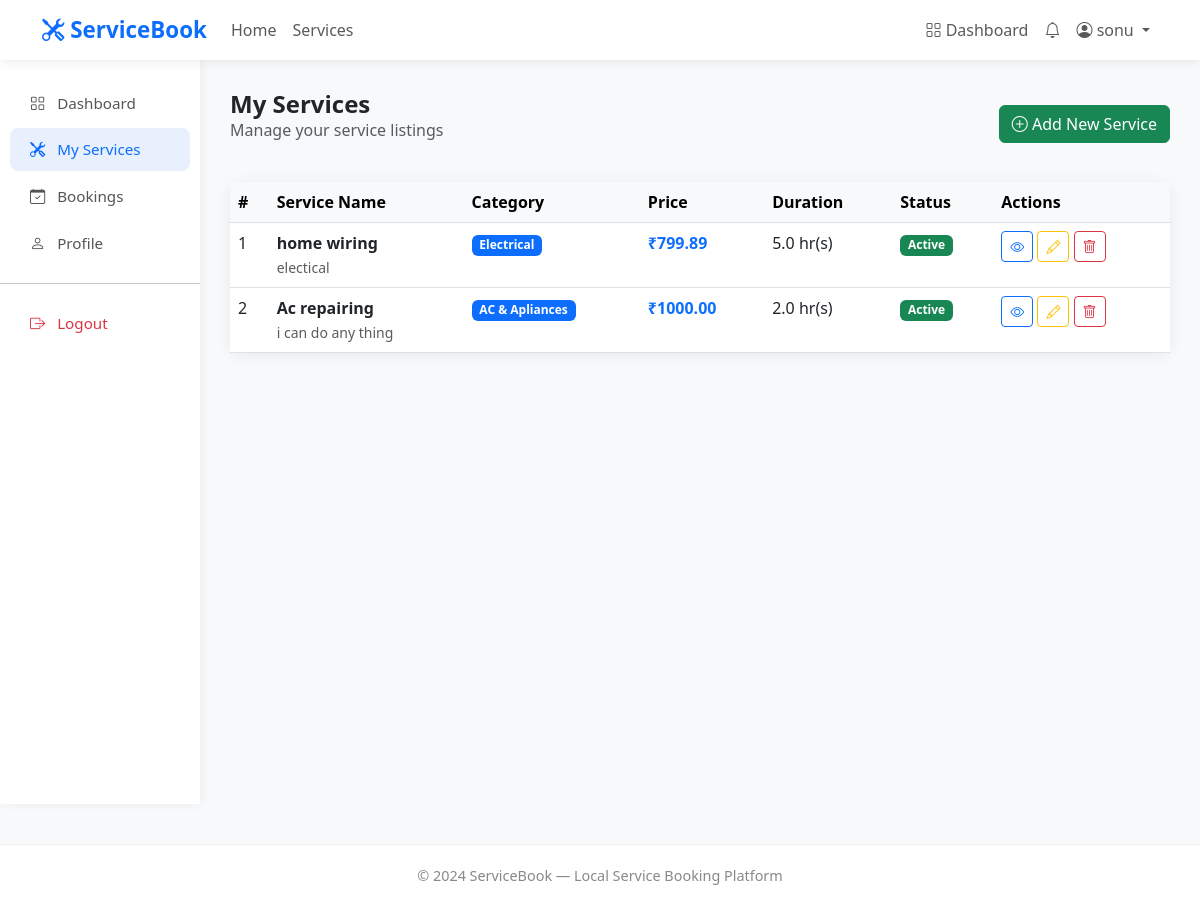
The app's page /services/my-services/ (signed in) with its own data.
### accounts/models.py (models this page shows, shortened)
class User(AbstractUser):
    ROLE_CUSTOMER = 'customer'
    ROLE_PROVIDER = 'provider'
    ROLE_ADMIN = 'admin'
    ROLE_CHOICES = [
        (ROLE_CUSTOMER, 'Customer'),
        (ROLE_PROVIDER, 'Service Provider'),
        (ROLE_ADMIN, 'Administrator'),
    ]
    role = models.CharField(
        max_length=20,
        choices=ROLE_CHOICES,
        default=ROLE_CUSTOMER,
    )
    phone = models.CharField(max_length=15, blank=True)
    email = models.EmailField(unique=True)
    def is_provider(self):
        return self.role == self.ROLE_PROVIDER

### services/models.py (models this page shows, shortened)
class Service(models.Model):
    provider = models.ForeignKey(
        'accounts.ProviderProfile',
        on_delete=models.CASCADE,
        related_name='services'
    )
    category = models.ForeignKey(
        'services.ServiceCategory',
        on_delete=models.SET_NULL,
        null=True,
        related_name='services'
    )
    name = models.CharField(max_length=200)
    description = models.TextField()
    price = models.DecimalField(max_digits=8, decimal_places=2)
    duration_hours = models.DecimalField(
        max_digits=4,
        decimal_places=1,
        default=1.0
    )
    is_available = models.BooleanField(default=True)
    created_at = models.DateTimeField(auto_now_add=True)
    updated_at = models.DateTimeField(auto_now=True)
    class Meta:
        ordering = ['-created_at']

class ServiceCategory(models.Model):
    name = models.CharField(max_length=100, unique=True)
    description = models.TextField(blank=True)
    icon = models.CharField(max_length=100, blank=True)
    is_active = models.BooleanField(default=True)
    created_at = models.DateTimeField(auto_now_add=True)
    class Meta:
        verbose_name = 'Service Category'
        verbose_name_plural = 'Service Categories'
        ordering = ['name']

### services/views.py (the view)
# urls.py: path('my-services/', views.my_services, name='my_services'),
@login_required(login_url='/accounts/login/')
def my_services(request):
    if not request.user.is_provider():
        messages.error(request, 'Access denied.')
        return redirect('dashboard')
    provider = get_object_or_404(ProviderProfile, user=request.user)
    services = Service.objects.filter(provider=provider)
    context = {
        'services': services,
        'provider': provider,
    }
    return render(request, 'services/my_services.html', context)

### notifications/context_processors.py (called while the page is built)
def notification_count(request):
    if request.user.is_authenticated:
        count = request.user.notifications.filter(
            is_read=False
        ).count()
        return {'unread_notifications': count}
    return {'unread_notifications': 0}

### templates/services/my_services.html (shortened to what this page needs)
{% extends 'base.html' %}
{% block content %}
<div class="container-fluid">
    <div class="row">
        <div class="col-md-2 sidebar">
            <nav class="nav flex-column">
                <a class="nav-link" href="{% url 'provider_dashboard' %}">
                    <i class="bi bi-grid"></i> Dashboard
                </a>
                <a class="nav-link active" href="{% url 'my_services' %}">
                    <i class="bi bi-tools"></i> My Services
                </a>
                <a class="nav-link" href="#">
                    <i class="bi bi-calendar-check"></i> Bookings
                </a>
                <a class="nav-link" href="{% url 'update_profile' %}">
                    <i class="bi bi-person"></i> Profile
                </a>
                <hr>
                <a class="nav-link text-danger" href="{% url 'logout' %}">
                    <i class="bi bi-box-arrow-right"></i> Logout
                </a>
            </nav>
        </div>
        <div class="col-md-10 main-content">
            <div class="d-flex justify-content-between align-items-center mb-4">
                <div>
                    <h4 class="fw-bold mb-0">My Services</h4>
                    <p class="text-muted">Manage your service listings</p>
                </div>
                <a href="{% url 'add_service' %}" class="btn btn-success">
                    <i class="bi bi-plus-circle"></i> Add New Service
                </a>
            </div>
            {% if services %}
                <div class="card">
                    <div class="table-responsive">
                        <table class="table table-hover mb-0">
                            <thead class="table-light">
                                <tr>
                                    <th>#</th>
                                    <th>Service Name</th>
                                    <th>Category</th>
                                    <th>Price</th>
                                    <th>Duration</th>
                                    <th>Status</th>
                                    <th>Actions</th>
                                </tr>
                            </thead>
                            <tbody>
                                {% for service in services %}
                                    <tr>
                                        <td>{{ forloop.counter }}</td>
                                        <td>
                                            <strong>{{ service.name }}</strong>
                                            <br>
                                            <small class="text-muted">
                                                {{ service.description|truncatewords:8 }}
                                            </small>
                                        </td>
                                        <td>
                                            <span class="badge bg-primary">
                                                {{ service.category.name }}
                                            </span>
                                        </td>
                                        <td class="fw-bold text-primary">
                                            ₹{{ service.price }}
                                        </td>
                                        <td>{{ service.duration_hours }} hr(s)</td>
                                        <td>
                                            {% if service.is_available %}
                                                <span class="badge bg-success">Active</span>
                                            {% else %}
                                                <span class="badge bg-secondary">Inactive</span>
                                            {% endif %}
                                        </td>
                                        <td>
                                            <a href="{% url 'service_detail' service.pk %}"
                                               class="btn btn-outline-primary btn-sm">
                                                <i class="bi bi-eye"></i>
                                            </a>
                                            <a href="{% url 'edit_service' service.pk %}"
                                               class="btn btn-outline-warning btn-sm">
                                                <i class="bi bi-pencil"></i>
                                            </a>
                                            <a href="{% url 'delete_service' service.pk %}"
                                               class="btn btn-outline-danger btn-sm">
                                                <i class="bi bi-trash"></i>
                                            </a>
                                        </td>
                                    </tr>
                                {% endfor %}
                            </tbody>
                        </table>
                    </div>
                </div>
            {% endif %}
        </div>
    </div>
</div>
{% endblock %}

### templates/base.html (shortened to what this page needs)
<!DOCTYPE html>
<html lang="en">
<head>
    <link href="https://cdn.jsdelivr.net/npm/bootstrap@5.3.0/dist/css/bootstrap.min.css" rel="stylesheet">
    <link href="https://cdn.jsdelivr.net/npm/bootstrap-icons@1.10.0/font/bootstrap-icons.css" rel="stylesheet">
</head>
<body>
    <nav class="navbar navbar-expand-lg navbar-light sticky-top">
        <div class="container">
            <a class="navbar-brand" href="{% url 'home' %}">
                <i class="bi bi-tools"></i> ServiceBook
            </a>
            <div class="collapse navbar-collapse" id="navbarNav">
                <ul class="navbar-nav me-auto">
                    <li class="nav-item">
                        <a class="nav-link" href="{% url 'home' %}">Home</a>
                    </li>
                    <li class="nav-item">
                        <a class="nav-link" href="{% url 'service_list' %}">Services</a>
                    </li>
                </ul>
                <ul class="navbar-nav">
                    {% if user.is_authenticated %}
                    <li class="nav-item">
                        <a class="nav-link" href="{% url 'dashboard' %}">
                            <i class="bi bi-grid"></i> Dashboard
                        </a>
                    </li>
                    <li class="nav-item">
                        <a class="nav-link position-relative" href="{% url 'notification_list' %}">
                            <i class="bi bi-bell"></i>
                        </a>
                    </li>
                    <li class="nav-item dropdown">
                        <a class="nav-link dropdown-toggle" href="#" data-bs-toggle="dropdown">
                            <i class="bi bi-person-circle"></i>
                            {{ user.first_name|default:user.username }}
                        </a>
                    </li>
                    {% endif %}
                </ul>
            </div>
        </div>
    </nav>
    {% block content %}
    {% endblock %}
    <footer>
        <p>&copy; 2024 ServiceBook — Local Service Booking Platform</p>
    </footer>
</body>
</html>

### templates/base.html (style rules this page uses)
body { background-color: #f8f9fa; font-family: 'Segoe UI', sans-serif; }
.navbar-brand { font-weight: 700; font-size: 1.4rem; color: #0d6efd !important; }
.navbar { box-shadow: 0 2px 10px rgba(0, 0, 0, 0.08); background: white !important; }
.card { border: none; border-radius: 12px; box-shadow: 0 2px 15px rgba(0, 0, 0, 0.07); }
.sidebar { min-height: calc(100vh - 56px); background: white; box-shadow: 2px 0 10px rgba(0, 0, 0, 0.05); padding: 20px 0; }
.sidebar .nav-link { color: #555; padding: 10px 20px; border-radius: 8px; margin: 2px 10px; font-size: 0.95rem; }
.sidebar .nav-link:hover, .sidebar .nav-link.active { background-color: #e8f0fe; color: #0d6efd; }
.sidebar .nav-link i { margin-right: 8px; }
.main-content { padding: 30px; }
footer { background: white; padding: 20px; text-align: center; color: #888; font-size: 0.9rem; border-top: 1px solid #eee; margin-top: 40px; }

### records on screen
User: first_name "sonu"
Service: name "home wiring", description "electical", category.name "Electrical", price "799.89", duration_hours "5.0", is_available "Active"
Service: name "Ac repairing", description "i can do any thing", category.name "AC & Apliances", price "1000.00", duration_hours "2.0", is_available "Active"
